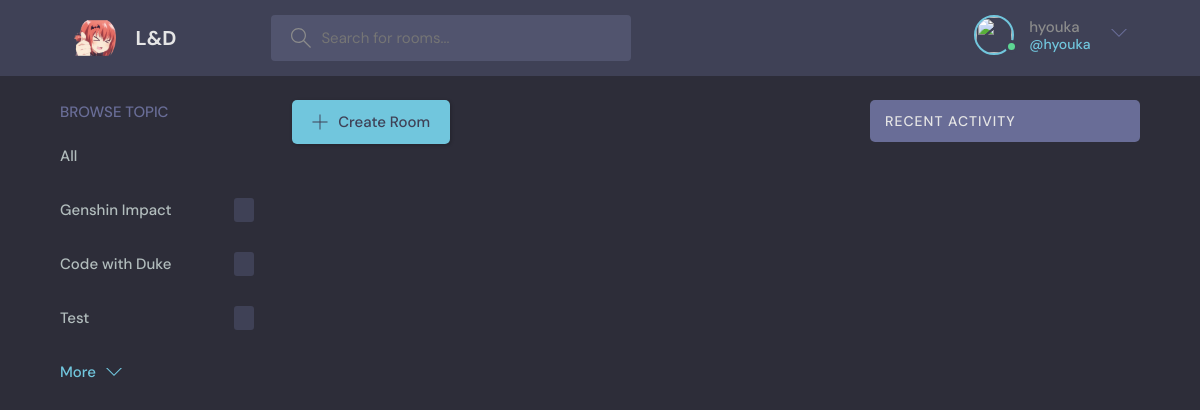
The app's page / (signed in) with its own data.
### base/models.py (models this page shows, shortened)
class Topic(models.Model):
    topic = models.CharField(max_length=200)

### base/views.py (the view)
# urls.py: path('', views.index, name='home'),
def index(request):
    q = request.GET.get('q') if request.GET.get('q') != None else ''
    rooms = Room.objects.filter(
        Q(topic__topic__contains=q) |
        Q(name__icontains=q) |
        Q(description__icontains=q)
    )
    topics = Topic.objects.all()
    room_messages = Message.objects.filter(Q(room__topic__topic__icontains=q))
    content = {'rooms': rooms, 'topics': topics,
               'room_messages': room_messages}
    return render(request, 'base/home.html', content)

### base/templates/base/home.html (shortened to what this page needs)
{% extends "main.html" %}
{% block content %}
<main class="layout layout--3">
  <div class="container">
    {% include "base/component/topic_component.html" %}
    <div class="roomList">
      <div class="roomList__header">
        <a class="btn btn--main" href="{% url 'create_room' %}">
          <svg version="1.1" xmlns="http://www.w3.org/2000/svg" width="32" height="32" viewBox="0 0 32 32">
            <title>add</title>
            <path
              d="M16.943 0.943h-1.885v14.115h-14.115v1.885h14.115v14.115h1.885v-14.115h14.115v-1.885h-14.115v-14.115z">
            </path>
          </svg>
          Create Room
        </a>
      </div>
    </div>
    {% include "base/component/activity_component.html" %}
  </div>
</main>
{% endblock content %}

### templates/navbar.html (shortened to what this page needs)
{% load static %}
<header class="header header--loggedIn">
    <div class="container">
        <a href="{% url 'home' %}" class="header__logo">
            <img src="{% static 'images/logos.svg' %}" />
            <h1>L&D </h1>
        </a>
        <form class="header__search" method="GET" action="{% url 'home' %}">
            <label>
                <input name="q" placeholder="Search for rooms..." />
            </label>
        </form>
        <nav class="header__menu">
            {% if request.user.is_authenticated %}
            <div class="header__user">
                <a href="profile.html">
                    <div class="avatar avatar--medium active">
                        <img src="" />
                    </div>
                    <p>{{request.user.username}} <span>@{{request.user.username}}</span></p>
                </a>
                <button class="dropdown-button">
                    <svg version="1.1" xmlns="http://www.w3.org/2000/svg" width="32" height="32" viewBox="0 0 32 32">
                        <title>chevron-down</title>
                        <path d="M16 21l-13-13h-3l16 16 16-16h-3l-13 13z"></path>
                    </svg>
                </button>
            </div>
            {% endif %}
        </nav>
    </div>
</header>

### base/templates/base/component/topic_component.html
<div class="topics">
    <div class="topics__header">
        <h2>Browse Topic</h2>
    </div>
    <ul class="topics__list">
        <li>
            <a href="{% url 'home' %}">All</a>
        </li>
        {% for topic in topics %}
        <li>
            <a href="{% url 'home' %}?q={{topic.topic}}">{{topic.topic}}<span></span></a>
        </li>
        {% endfor %}
    </ul>
    <a class="btn btn--link" href="topics.html">
        More
        <svg version="1.1" xmlns="http://www.w3.org/2000/svg" width="32" height="32" viewBox="0 0 32 32">
            <title>chevron-down</title>
            <path d="M16 21l-13-13h-3l16 16 16-16h-3l-13 13z"></path>
        </svg>
    </a>
</div>

### static/styles/style.css (style rules this page uses)
:root { --color-main: #71c6dd; --color-main-light: #e1f6fb; --color-dark: #3f4156; --color-dark-medium: #51546e; --color-dark-light: #696d97; --color-light: #e5e5e5; --color-gray: #8b8b8b; --color-light-gray: #b2bdbd; --color-bg: #2d2d39; --color-success: #5dd693; --color-error: #fc4b0b; }
* { font-family: "DM Sans", -apple-system, BlinkMacSystemFont, "Segoe UI", Roboto, Oxygen, Ubuntu, Cantarell, "Open Sans", "Helvetica Neue", sans-serif; margin: 0; padding: 0; box-sizing: border-box; text-rendering: optimizeLegibility; font-size: inherit; }
html { font-size: 56.25%; }
@media only screen and (min-width: 1200px) { html { font-size: 62.5%; } }
body { line-height: 1.6; font-weight: 400; font-size: 1.5rem; color: var(--color-light-gray); background-color: var(--color-bg); min-height: 100vh; }
img { width: 100%; }
a { display: inline-block; color: var(--color-main); text-decoration: none; }
.container { max-width: 120rem; width: 90%; margin: auto; }
.btn { background-color: transparent; border: none; display: inline-flex; align-items: center; gap: 1rem; cursor: pointer; transition: all ease-in-out 0.3s; padding: 1rem 2rem; border-radius: 5px; box-shadow: 1px 1px 3px 1px rgba(0, 0, 0, 0.15); font-weight: 500; }
.btn--link { border-radius: 0; padding: 0; color: var(--color-main); box-shadow: none; }
.btn--main { background-color: var(--color-main); color: var(--color-dark); }
.btn>svg { fill: currentColor; width: 1.6rem; height: 1.6rem; }
.avatar { position: relative; display: inline-block; border-radius: 50%; border: 2px solid var(--color-main); }
.avatar img { display: block; border-radius: 50%; object-fit: cover; object-position: center; }
.avatar::after { content: ""; display: block; position: absolute; background-color: var(--color-gray); z-index: 111; border-radius: 50%; border: 0.3rem solid var(--color-dark); }
.avatar.active::after { background-color: var(--color-success); }
.avatar.avatar--medium img { width: 3.6rem; height: 3.6rem; border-radius: 50%; }
.avatar.avatar--medium:after { width: 0.7rem; height: 0.7rem; bottom: 0px; right: -6px; }
.header { padding: 1.5rem; background-color: var(--color-dark); }
.header>.container { display: flex; gap: 9.5rem; }
.header__logo, .header__user { display: flex; gap: 2rem; align-items: center; }
.header__logo>img { height: 4.2rem; width: 4.2rem; }
.header__logo>h1 { font-weight: 700; font-size: 2rem; color: var(--color-light); }
.header__search>label { background-color: var(--color-dark-medium); padding: 1.3rem 1rem; display: flex; align-items: center; gap: 1rem; border-radius: 4px; }
.header__search svg { fill: var(--color-gray); width: 2rem; height: 2rem; margin-left: 1rem; }
.header__search input { width: 30rem; background: transparent; border: none; outline: none; color: var(--color-light); }
.header__menu { margin-left: auto; position: relative; }
.header__menu a { display: flex; gap: 1.5rem; align-items: center; font-weight: 500; text-decoration: none; color: var(--color-gray); }
.header__menu img { height: 3.6rem; }
.header__menu p { line-height: 1.2; }
.header__menu span { color: var(--color-main); font-weight: 500; font-size: 1.4rem; display: block; }
.header__menu svg { width: 1.6rem; height: 1.6rem; fill: var(--color-dark-light); }
.dropdown-button { background: transparent; border: 0; outline: 0; cursor: pointer; }
.layout { margin-top: 2.4rem; }
.layout>.container { display: flex; justify-content: space-between; align-items: flex-start; }
.layout--3>.container>div:first-child { flex-basis: 18%; max-width: 22.5rem; }
.layout--3>.container>div:nth-child(2) { flex-basis: 50%; }
.topics__header { margin-bottom: 2rem; }
.topics__header h2 { text-transform: uppercase; font-weight: 500; color: var(--color-dark-light); }
.topics__list { list-style: none; }
.topics__list li a { display: flex; justify-content: space-between; margin-bottom: 3rem; font-weight: 500; color: var(--color-light-gray); transition: all 0.3s ease-in-out; }
.topics__list li a span { padding: 0.5rem 1rem; background-color: var(--color-dark); border-radius: 3px; font-size: 1.3rem; font-weight: 700; letter-spacing: 1px; }
.roomList__header { display: flex; justify-content: space-between; align-items: center; margin-bottom: 2.4rem; }

### records on screen
Topic: topic "Genshin Impact"
Topic: topic "Code with Duke"
Topic: topic "Test"

### other values on screen
{{ request.user.username }} "hyouka"
